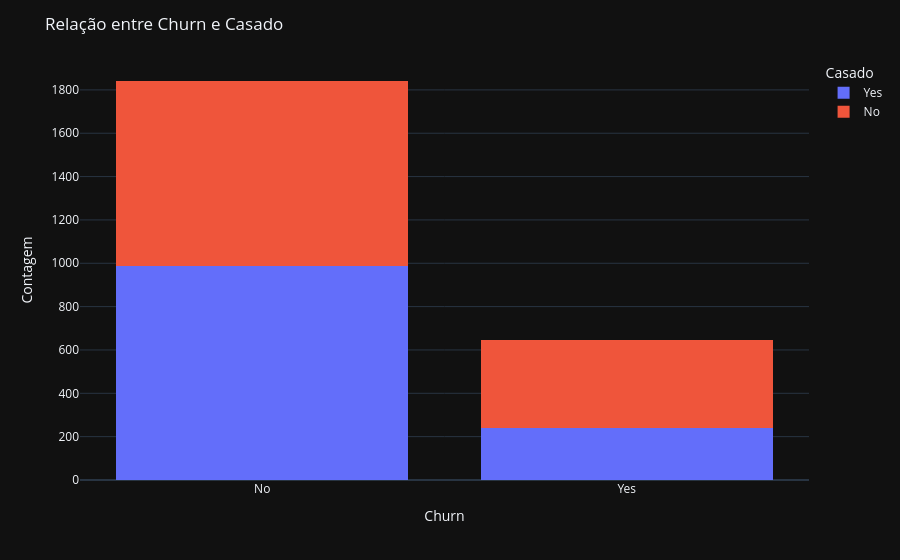

Notebook source saved alongside this figure:
### Markdown cell above
Vimos que a quantidade de pessoas que dão churn é baixa e que mesmo que baixa as mulheres tendem a dar churn mais que os homens.

### Code cell
fig = px.histogram(df, x='Churn', color='Casado', barmode='stack')

fig.update_layout(title='Relação entre Churn e Casado',
                  xaxis_title='Churn',
                  yaxis_title='Contagem',
                  legend_title='Casado')
fig.show()

### Figure 1 — Plotly figure (JSON) as saved in the notebook; plotly's stock layout.template omitted (floating-point values rounded to 4 significant figures; data arrays with more than 128 entries replaced by an {"elided": "..."} marker saying what was removed)
{"data": [{"bingroup": "x", "hovertemplate": "Casado=Yes<br>Churn=%{x}<br>count=%{y}<extra></extra>", "legendgroup": "Yes", "marker": {"color": "#636efa", "pattern": {"shape": ""}}, "name": "Yes", "orientation": "v", "showlegend": true, "x": {"elided": "1226 str values"}, "xaxis": "x", "yaxis": "y", "type": "histogram"}, {"bingroup": "x", "hovertemplate": "Casado=No<br>Churn=%{x}<br>count=%{y}<extra></extra>", "legendgroup": "No", "marker": {"color": "#EF553B", "pattern": {"shape": ""}}, "name": "No", "orientation": "v", "showlegend": true, "x": {"elided": "1262 str values"}, "xaxis": "x", "yaxis": "y", "type": "histogram"}], "layout": {"xaxis": {"anchor": "y", "domain": [0.0, 1.0], "title": {"text": "Churn"}}, "yaxis": {"anchor": "x", "domain": [0.0, 1.0], "title": {"text": "Contagem"}}, "legend": {"title": {"text": "Casado"}, "tracegroupgap": 0}, "margin": {"t": 60}, "barmode": "stack", "title": {"text": "Relação entre Churn e Casado"}}}
